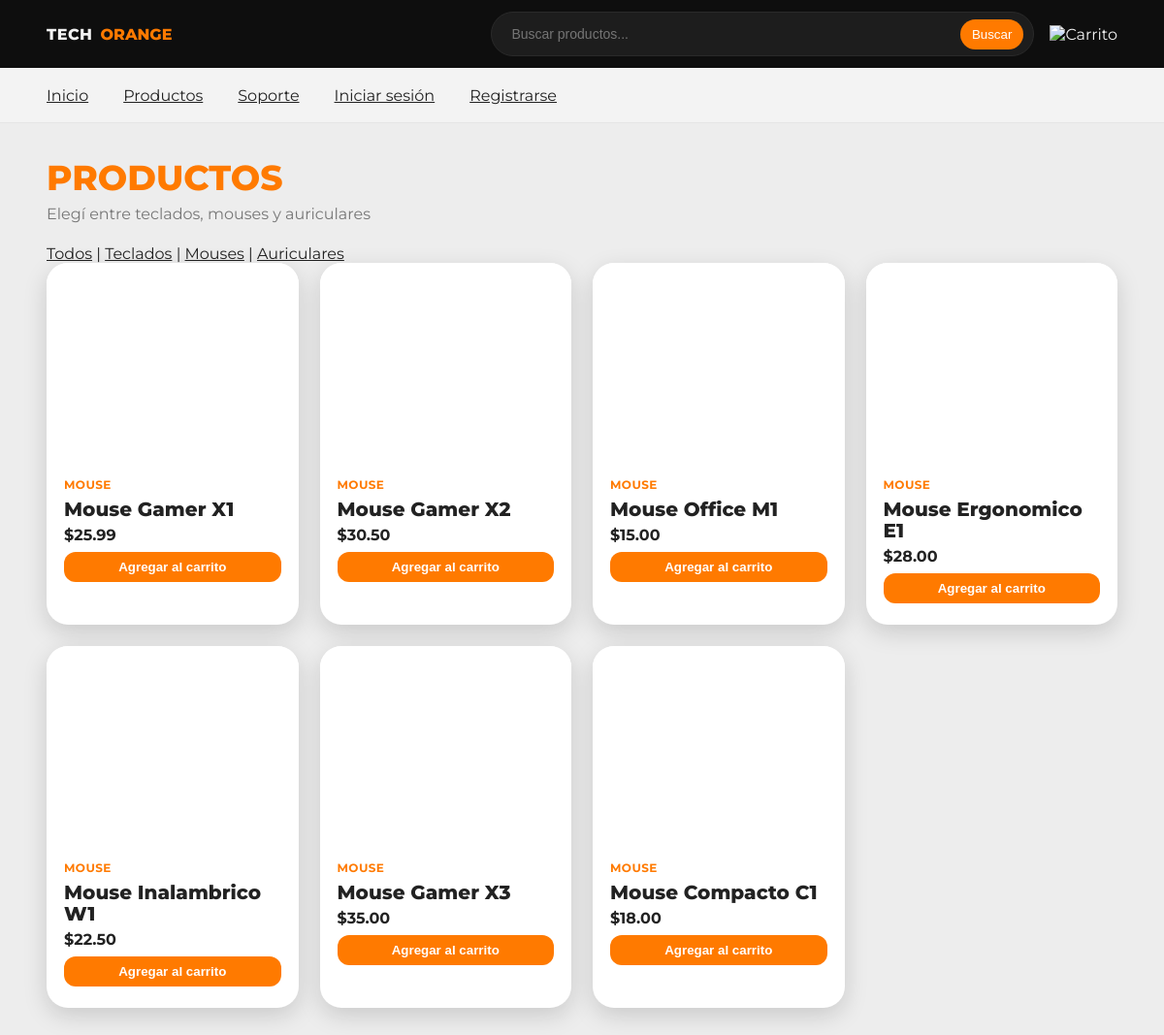
/Pages/productos.php?categoria=Mouse, run on the app's committed database.
### tables this page shows
CREATE TABLE `products` (
  `id` int(11) NOT NULL,
  `nombre` varchar(150) NOT NULL,
  `categoria` enum('mouse','teclado','auricular') NOT NULL,
  `precio` decimal(10,2) NOT NULL,
  `stock` int(11) DEFAULT 0,
  `descripcion` text DEFAULT NULL,
  `imagen` varchar(255) DEFAULT NULL,
  `creado_en` timestamp NOT NULL DEFAULT current_timestamp()
);

### funciones/mostrar_productos.php (the view, shortened to what this page needs)
<?php
$conn = new mysqli("localhost", "root", "", "tienda_tecnologia");
$categoria = isset($_GET['categoria']) ? $conn->real_escape_string($_GET['categoria']) : '';
$buscar = isset($_GET['buscar']) ? $conn->real_escape_string($_GET['buscar']) : '';
if ($buscar) {
    $sql = "SELECT * FROM products WHERE nombre LIKE '%$buscar%'";
} else if ($categoria) {
    $sql = "SELECT * FROM products WHERE categoria = '$categoria'";
} else {
    $sql = "SELECT * FROM products";
}
$result = $conn->query($sql);
if ($result->num_rows > 0) {
    while ($row = $result->fetch_assoc()) {
        echo '<article class="tarjeta">';
        echo '<div class="tarjeta-img" style="background-image: url(\'imagenes/' . $row["imagen"] . '\');"></div>';
        echo '<div class="tarjeta-info">';
        echo '<span class="etiqueta">' . $row["categoria"] . '</span>';
        echo '<h3 class="nombre">' . $row["nombre"] . '</h3>';
        echo '<p class="precio">$' . $row["precio"] . '</p>';
        echo '<button class="btn-carrito" onclick="agregarAlCarrito('
            . $row["id"] . ', \'' . addslashes($row["nombre"]) . '\', '
            . $row["precio"] . ', \'' . $row["imagen"] . '\')">Agregar al carrito</button>';
        echo '</div></article>';
    }
} else {
    echo '<p>No se encontraron productos.</p>';
}
?>

### carrito.css (style rules this page uses)
.btn-carrito { width: 100%; margin-top: 8px; background: var(--naranja); border: none; padding: 8px; color: #fff; border-radius: var(--radio-md); cursor: pointer; font-weight: bold; }

### data on the page
products: categoria "MOUSE", nombre "Mouse Gamer X1", precio "25.99"
products: categoria "MOUSE", nombre "Mouse Gamer X2", precio "30.50"
products: categoria "MOUSE", nombre "Mouse Office M1", precio "15.00"
products: categoria "MOUSE", nombre "Mouse Ergonomico E1", precio "28.00"
products: categoria "MOUSE", nombre "Mouse Inalambrico W1", precio "22.50"
products: categoria "MOUSE", nombre "Mouse Gamer X3", precio "35.00"
products: categoria "MOUSE", nombre "Mouse Compacto C1", precio "18.00"
